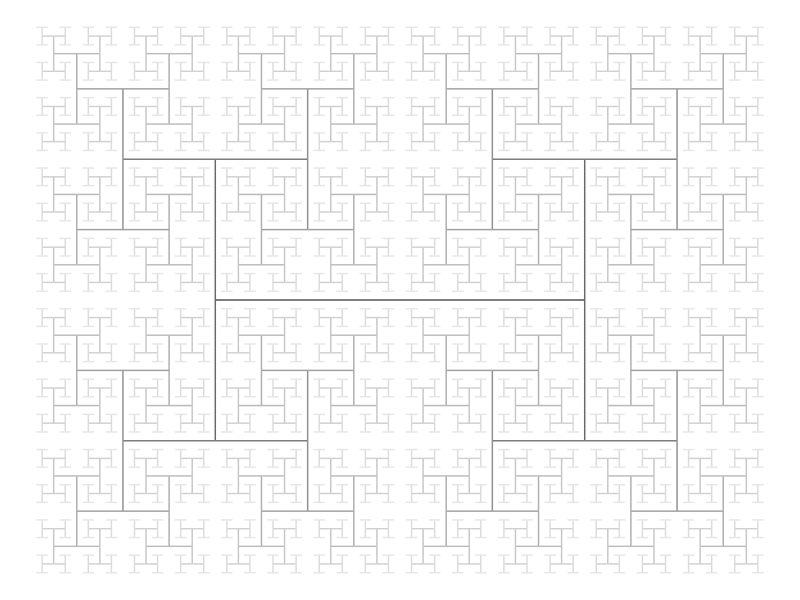
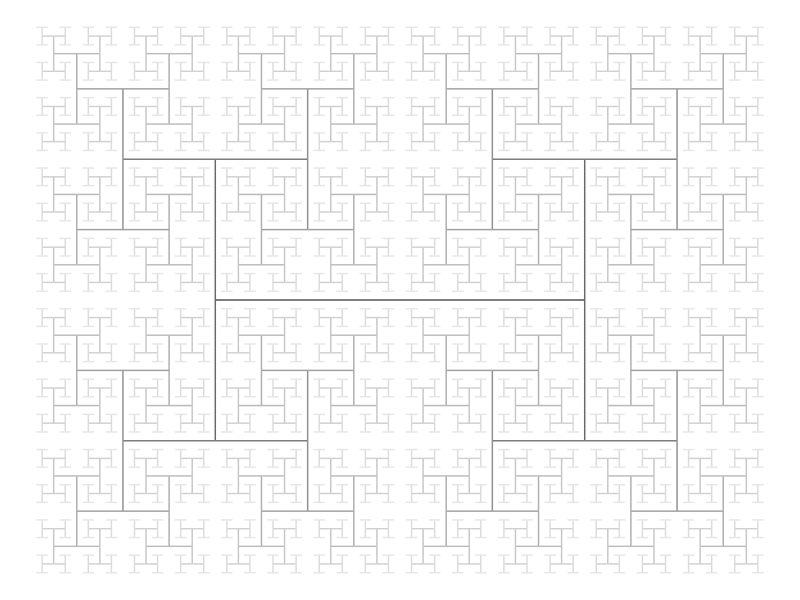

The R script that drew these images, in order:
#!/usr/bin/env Rscript
args = commandArgs(trailingOnly = TRUE)
# Your code starts here

# libraries
library(tidyverse)
# H-Fractal Parameters
p <- 10 ## Number of iterations
a <- 1 / sqrt(2) ## Shortening parameter

# Define horizontal starting line
h_fractal <- data.frame(x1 = -1,
                        y1 = 0,
                        x2 = 1,
                        y2 = 0,
                        m = 0)
# Generate coordinates (each line on a row)
for (m in 1:p) {
  ## Flip direction
  dx <- (m - 1) %% 2
  dy <- m %% 2
  # Previous and current line numbers
  i <- (2^(m - 1)):(2^m - 1)
  j <- (2^m):(2^(m + 1) - 1)
  ## Calculate coordinates
  h_fractal[j, "x1"] <- c(h_fractal[i, "x1"] - dx * a^m, h_fractal[i, "x2"] - dx * a^m)
  h_fractal[j, "x2"] <- c(h_fractal[i, "x1"] + dx * a^m, h_fractal[i, "x2"] + dx * a^m)
  h_fractal[j, "y1"] <- c(h_fractal[i, "y1"] - dy * a^m, h_fractal[i, "y2"] - dy * a^m)
  h_fractal[j, "y2"] <- c(h_fractal[i, "y1"] + dy * a^m, h_fractal[i, "y2"] + dy * a^m)
  ## Set line property
  h_fractal[j, "m"] <- m
}
# Plot
h_fractal %>% ggplot() + 
  aes(x = x1, y = y1, xend = x2, yend = y2, col = m) +
  geom_segment(size = .5) +
  scale_size(guide = NULL) +
  scale_colour_gradientn(colours = gray.colors(p), guide = NULL) + 
  theme_void() 

# Your code ends here
ggsave(filename = args[1])
